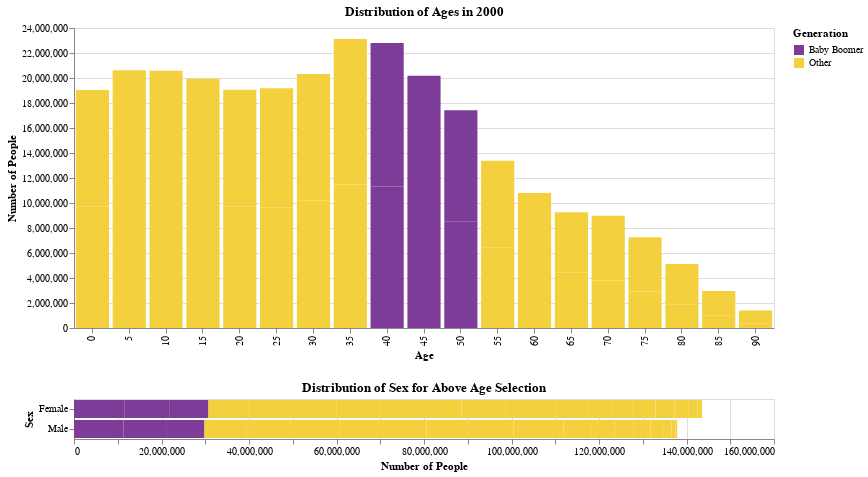

The notebook cell this image was saved under:
### Markdown cell above
## Q6 - Linking

Let's take a closer look at just the year 2000 data, and find what the distribution of sex is for each individual age grouping.  Plot the distribution of ages as a bar chart for just the year 2000, and link a histogram that will plot the distribution of sex for the current selection.  It should default to no age group selected.  The histogram for the sex distribution should appear below the year 2000 data (vertically concatenated). When a bar on the top chart is selected, indicate its selection by turning the other bars light gray.  The histogram of the sex distribution below it should be a horizontal bar chart. 

Encode membership of the Baby Boomer generation with color using "#7D3C98" (purple) for the boomers "#F4D03F" (gold) for other.

### Code cell
click = alt.selection_single(encodings=['x'])

age = alt.Chart(df_population[df_population['year'] == 2000]).mark_bar().encode(
    x = alt.X('age:O', axis=alt.Axis(title='Age')),
    y = alt.Y('people:Q', axis=alt.Axis(title='Number of People')),
    color = alt.condition(click, 'Generation:N', alt.value('lightgray'))
).properties(
    title='Distribution of Ages in 2000',
    width=700
).add_selection(
    click
)

sex = alt.Chart(df_population[df_population['year'] == 2000]).mark_bar().encode(
    y = alt.Y('sex:N', title='Sex'),
    x = alt.X('people:Q', title='Number of People'),
    color = alt.Color('Generation:N',
                    scale=alt.Scale(
                          domain=['Baby Boomer', 'Other'],
                          range=['#7D3C98', '#F4D03F']
                      )
    )
).transform_filter(
    click
).properties(
    title='Distribution of Sex for Above Age Selection',
    width=700
)

age & sex

### Figure 1 — Vega-Lite specification as saved in the notebook (floating-point values rounded to 4 significant figures)
{"config": {"view": {"continuousWidth": 400, "continuousHeight": 300}}, "vconcat": [{"data": {"name": "data-45dbb2e053807563beeb04c294f64c98"}, "mark": "bar", "encoding": {"color": {"condition": {"field": "Generation", "type": "nominal", "selection": "selector001"}, "value": "lightgray"}, "x": {"axis": {"title": "Age"}, "field": "age", "type": "ordinal"}, "y": {"axis": {"title": "Number of People"}, "field": "people", "type": "quantitative"}}, "selection": {"selector001": {"type": "single", "encodings": ["x"]}}, "title": "Distribution of Ages in 2000", "width": 700}, {"data": {"name": "data-45dbb2e053807563beeb04c294f64c98"}, "mark": "bar", "encoding": {"color": {"field": "Generation", "scale": {"domain": ["Baby Boomer", "Other"], "range": ["#7D3C98", "#F4D03F"]}, "type": "nominal"}, "x": {"field": "people", "title": "Number of People", "type": "quantitative"}, "y": {"field": "sex", "title": "Sex", "type": "nominal"}}, "title": "Distribution of Sex for Above Age Selection", "transform": [{"filter": {"selection": "selector001"}}], "width": 700}], "$schema": "https://vega.github.io/schema/vega-lite/v4.17.0.json", "datasets": {"data-45dbb2e053807563beeb04c294f64c98": [{"year": 2000, "age": 0, "sex": "Male", "people": 9735380, "Generation": "Other"}, {"year": 2000, "age": 0, "sex": "Female", "people": 9310714, "Generation": "Other"}, {"year": 2000, "age": 5, "sex": "Male", "people": 10552146, "Generation": "Other"}, {"year": 2000, "age": 5, "sex": "Female", "people": 10069564, "Generation": "Other"}, {"year": 2000, "age": 10, "sex": "Male", "people": 10563233, "Generation": "Other"}, {"year": 2000, "age": 10, "sex": "Female", "people": 10022524, "Generation": "Other"}, {"year": 2000, "age": 15, "sex": "Male", "people": 10237419, "Generation": "Other"}, {"year": 2000, "age": 15, "sex": "Female", "people": 9692669, "Generation": "Other"}, {"year": 2000, "age": 20, "sex": "Male", "people": 9731315, "Generation": "Other"}, {"year": 2000, "age": 20, "sex": "Female", "people": 9324244, "Generation": "Other"}, {"year": 2000, "age": 25, "sex": "Male", "people": 9659493, "Generation": "Other"}, {"year": 2000, "age": 25, "sex": "Female", "people": 9518507, "Generation": "Other"}, {"year": 2000, "age": 30, "sex": "Male", "people": 10205879, "Generation": "Other"}, {"year": 2000, "age": 30, "sex": "Female", "people": 10119296, "Generation": "Other"}, {"year": 2000, "age": 35, "sex": "Male", "people": 11475182, "Generation": "Other"}, {"year": 2000, "age": 35, "sex": "Female", "people": 11635647, "Generation": "Other"}, {"year": 2000, "age": 40, "sex": "Male", "people": 11320252, "Generation": "Baby Boomer"}, {"year": 2000, "age": 40, "sex": "Female", "people": 11488578, "Generation": "Baby Boomer"}, {"year": 2000, "age": 45, "sex": "Male", "people": 9925006, "Generation": "Baby Boomer"}, {"year": 2000, "age": 45, "sex": "Female", "people": 10261253, "Generation": "Baby Boomer"}, {"year": 2000, "age": 50, "sex": "Male", "people": 8507934, "Generation": "Baby Boomer"}, {"year": 2000, "age": 50, "sex": "Female", "people": 8911133, "Generation": "Baby Boomer"}, {"year": 2000, "age": 55, "sex": "Male", "people": 6459082, "Generation": "Other"}, {"year": 2000, "age": 55, "sex": "Female", "people": 6921268, "Generation": "Other"}, {"year": 2000, "age": 60, "sex": "Male", "people": 5123399, "Generation": "Other"}, {"year": 2000, "age": 60, "sex": "Female", "people": 5668961, "Generation": "Other"}, {"year": 2000, "age": 65, "sex": "Male", "people": 4453623, "Generation": "Other"}, {"year": 2000, "age": 65, "sex": "Female", "people": 4804784, "Generation": "Other"}, {"year": 2000, "age": 70, "sex": "Male", "people": 3792145, "Generation": "Other"}, {"year": 2000, "age": 70, "sex": "Female", "people": 5184855, "Generation": "Other"}, {"year": 2000, "age": 75, "sex": "Male", "people": 2912655, "Generation": "Other"}, {"year": 2000, "age": 75, "sex": "Female", "people": 4355644, "Generation": "Other"}, {"year": 2000, "age": 80, "sex": "Male", "people": 1902638, "Generation": "Other"}, {"year": 2000, "age": 80, "sex": "Female", "people": 3221898, "Generation": "Other"}, {"year": 2000, "age": 85, "sex": "Male", "people": 970357, "Generation": "Other"}, {"year": 2000, "age": 85, "sex": "Female", "people": 1981156, "Generation": "Other"}, {"year": 2000, "age": 90, "sex": "Male", "people": 336303, "Generation": "Other"}, {"year": 2000, "age": 90, "sex": "Female", "people": 1064581, "Generation": "Other"}]}}
